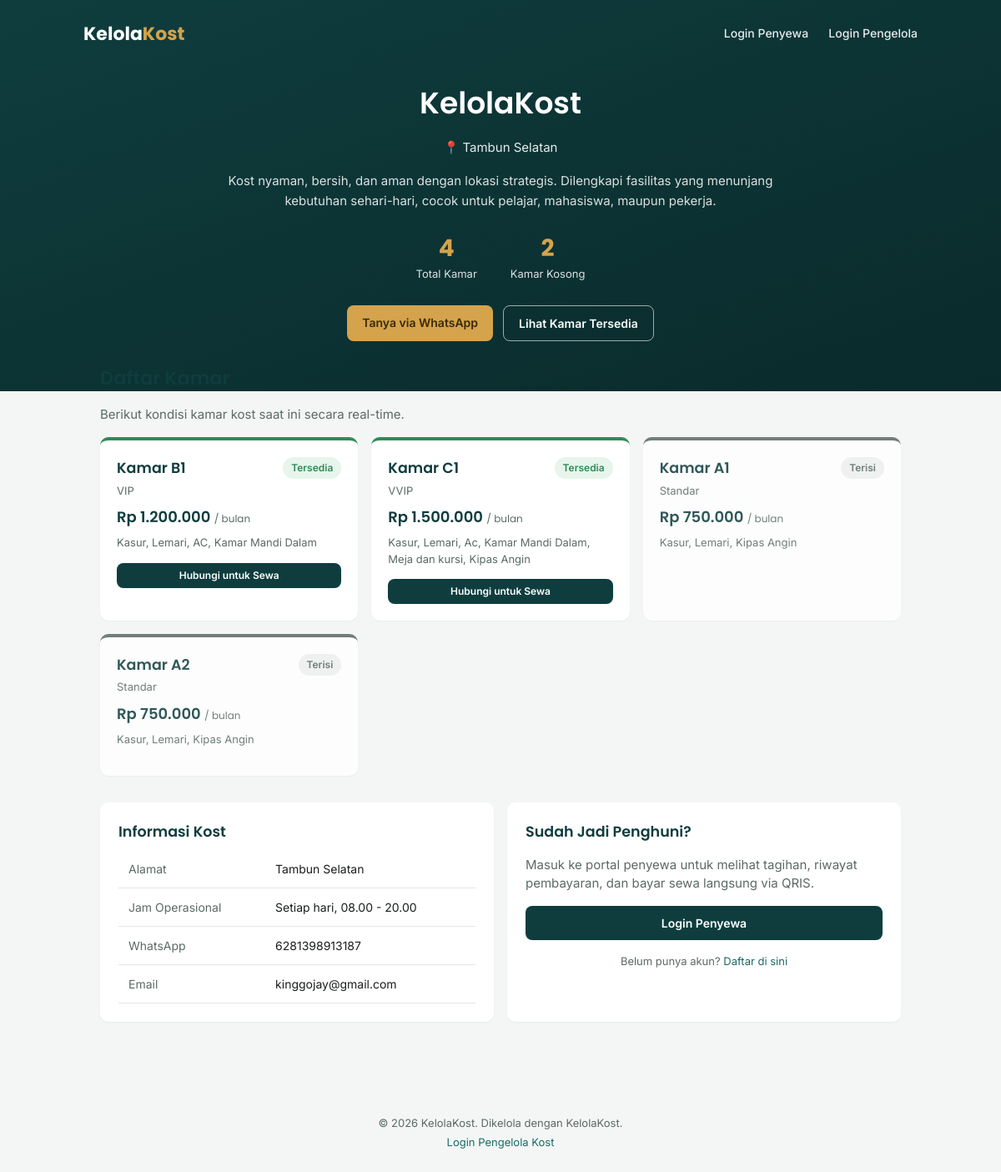
The page / on the database its author committed.
### tables this page shows
CREATE TABLE pengaturan (
    id              TINYINT UNSIGNED NOT NULL DEFAULT 1,
    nama_kost       VARCHAR(100)     NOT NULL,
    alamat          TEXT             NULL,
    deskripsi       TEXT             NULL,
    kontak_wa       VARCHAR(30)      NULL,
    kontak_email    VARCHAR(120)     NULL,
    jam_operasional VARCHAR(100)     NULL,
    PRIMARY KEY (id)
);

CREATE TABLE kamar (
    id            INT UNSIGNED   NOT NULL AUTO_INCREMENT,
    nomor_kamar   VARCHAR(20)    NOT NULL,
    tipe          VARCHAR(50)    NOT NULL,
    harga_bulanan DECIMAL(12,2)  NOT NULL DEFAULT 0,
    fasilitas     TEXT           NULL,
    status        ENUM('kosong','terisi') NOT NULL DEFAULT 'kosong',
    PRIMARY KEY (id),
    UNIQUE KEY uq_kamar_nomor (nomor_kamar)
);

### includes/functions.php (called while the page is built, shortened)
<?php
function e($value): string
{
    return htmlspecialchars((string) $value, ENT_QUOTES, 'UTF-8');
}
function rupiah($angka): string
{
    return 'Rp ' . number_format((float) $angka, 0, ',', '.');
}
function pengaturan(PDO $pdo): array
{
    static $data = null;
    if ($data === null) {
        $data = $pdo->query('SELECT * FROM pengaturan WHERE id = 1')->fetch();
    }
    return $data;
}

### index.php (the view, shortened to what this page needs)
<?php
require_once __DIR__ . '/koneksi.php';
$set       = pengaturan($pdo);
$totalKamar = (int) $pdo->query('SELECT COUNT(*) FROM kamar')->fetchColumn();
$kamarKosong = (int) $pdo->query("SELECT COUNT(*) FROM kamar WHERE status = 'kosong'")->fetchColumn();
$daftarKamar = $pdo->query("
    SELECT * FROM kamar
    ORDER BY (status = 'terisi') ASC, nomor_kamar ASC
")->fetchAll();
$wa = preg_replace('/\D+/', '', (string) $set['kontak_wa']);
?>
<!DOCTYPE html>
<html lang="id"><head>
    <link rel="stylesheet" href="assets/css/style.css">
</head>
<body>
<header class="landing-hero">
    <div class="landing-nav">
        <div class="brand" style="color:#fff;">Kelola<span style="color:#D4A34C">Kost</span></div>
        <div class="landing-nav-links">
            <a href="login_penyewa.php">Login Penyewa</a>
            <a href="login.php">Login Pengelola</a>
        </div>
    </div>
    <div class="landing-hero-content">
        <h1><?= e($set['nama_kost']) ?></h1>
        <p class="landing-alamat">📍 <?= e($set['alamat']) ?></p>
        <?php if (!empty($set['deskripsi'])): ?>
            <p class="landing-desc"><?= e($set['deskripsi']) ?></p>
        <?php endif; ?>
        <div class="landing-quick-stats">
            <div><strong><?= $totalKamar ?></strong><span>Total Kamar</span></div>
            <div><strong><?= $kamarKosong ?></strong><span>Kamar Kosong</span></div>
        </div>
        <div class="landing-cta">
            <?php if ($wa !== ''): ?>
                <a href="https://wa.me/<?= e($wa) ?>" target="_blank" class="btn btn-accent">Tanya via WhatsApp</a>
            <?php endif; ?>
            <a href="#kamar" class="btn btn-outline-light">Lihat Kamar Tersedia</a>
        </div>
    </div>
</header>
<main class="landing-main">
    <section id="kamar">
        <h2>Daftar Kamar</h2>
        <p class="text-muted">Berikut kondisi kamar kost saat ini secara real-time.</p>
        <div class="kamar-grid">
            <?php foreach ($daftarKamar as $k): ?>
                <?php $tersedia = $k['status'] === 'kosong'; ?>
                <div class="kamar-card <?= $tersedia ? 'tersedia' : 'terisi' ?>">
                    <div class="kamar-card-head">
                        <h3>Kamar <?= e($k['nomor_kamar']) ?></h3>
                        <span class="badge <?= $tersedia ? 'badge-success' : 'badge-neutral' ?>">
                            <?= $tersedia ? 'Tersedia' : 'Terisi' ?>
                        </span>
                    </div>
                    <div class="kamar-card-tipe"><?= e($k['tipe']) ?></div>
                    <div class="kamar-card-harga"><?= rupiah($k['harga_bulanan']) ?> <span>/ bulan</span></div>
                    <?php if (!empty($k['fasilitas'])): ?>
                        <div class="kamar-card-fasilitas"><?= e($k['fasilitas']) ?></div>
                    <?php endif; ?>
                    <?php if ($tersedia && $wa !== ''): ?>
                        <a href="https://wa.me/<?= e($wa) ?>?text=<?= rawurlencode('Halo, saya tertarik dengan Kamar ' . $k['nomor_kamar'] . ' di ' . $set['nama_kost']) ?>" target="_blank" class="btn btn-primary btn-sm btn-block">Hubungi untuk Sewa</a>
                    <?php endif; ?>
                </div>
            <?php endforeach; ?>
        </div>
    </section>
    <section class="landing-info-grid">
        <div class="card">
            <h3>Informasi Kost</h3>
            <table>
                <tbody>
                    <tr><td class="text-muted">Alamat</td><td><?= e($set['alamat']) ?></td></tr>
                    <tr><td class="text-muted">Jam Operasional</td><td><?= e($set['jam_operasional']) ?></td></tr>
                    <?php if (!empty($set['kontak_wa'])): ?>
                        <tr><td class="text-muted">WhatsApp</td><td><?= e($set['kontak_wa']) ?></td></tr>
                    <?php endif; ?>
                    <?php if (!empty($set['kontak_email'])): ?>
                        <tr><td class="text-muted">Email</td><td><?= e($set['kontak_email']) ?></td></tr>
                    <?php endif; ?>
                </tbody>
            </table>
        </div>
        <div class="card">
            <h3>Sudah Jadi Penghuni?</h3>
            <p class="text-muted">Masuk ke portal penyewa untuk melihat tagihan, riwayat pembayaran, dan bayar sewa langsung via QRIS.</p>
            <a href="login_penyewa.php" class="btn btn-primary btn-block">Login Penyewa</a>
            <p class="text-muted mt-16" style="font-size:13px; text-align:center;">
                Belum punya akun? <a href="daftar.php">Daftar di sini</a>
            </p>
        </div>
    </section>
</main>
<footer class="landing-footer">
    <p>© <?= date('Y') ?> <?= e($set['nama_kost']) ?>. Dikelola dengan <?= e($set['nama_kost']) ?>.</p>
    <p><a href="login.php">Login Pengelola Kost</a></p>
</footer>
</body></html>

### rows shown on the page
pengaturan: nama_kost "KelolaKost", alamat "Tambun Selatan", deskripsi "Kost nyaman, bersih, dan aman dengan lokasi strategis. Dilengkapi fasilitas yang menunjang kebutuhan sehari-hari, cocok untuk pelajar, mahasiswa, maupun pekerja.", jam_operasional "Setiap hari, 08.00 - 20.00", kontak_wa "6281398913187", kontak_email "kinggojay@gmail.com"
kamar: nomor_kamar "B1", status "Tersedia", tipe "VIP", harga_bulanan "Rp 1.200.000", fasilitas "Kasur, Lemari, AC, Kamar Mandi Dalam"
kamar: nomor_kamar "C1", status "Tersedia", tipe "VVIP", harga_bulanan "Rp 1.500.000", fasilitas "Kasur, Lemari, Ac, Kamar Mandi Dalam, Meja dan kursi, Kipas Angin"
kamar: nomor_kamar "A1", status "Terisi", tipe "Standar", harga_bulanan "Rp 750.000", fasilitas "Kasur, Lemari, Kipas Angin"
kamar: nomor_kamar "A2", status "Terisi", tipe "Standar", harga_bulanan "Rp 750.000", fasilitas "Kasur, Lemari, Kipas Angin"

### other values the page prints
$totalKamar "4"
$kamarKosong "2"
